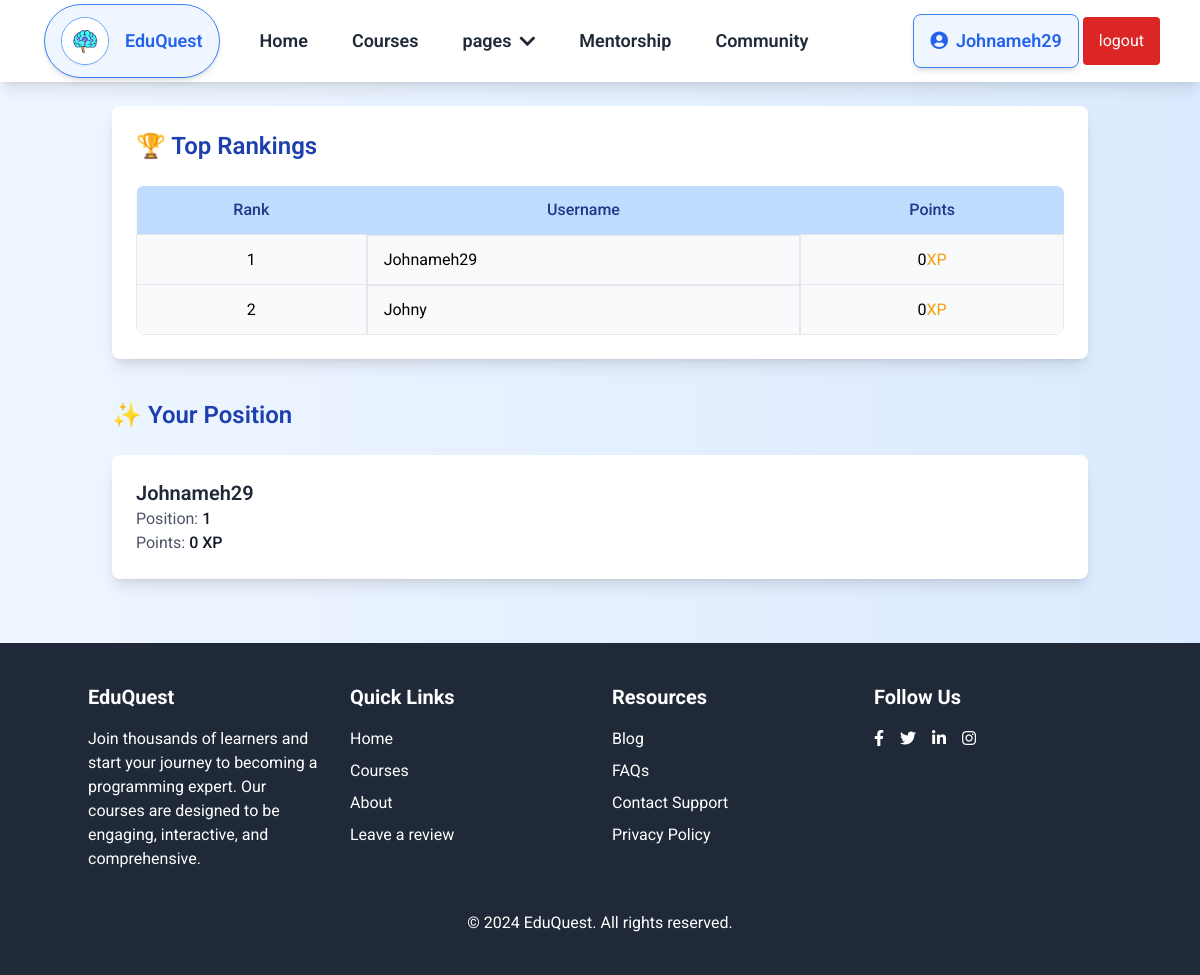
The page /pages/leaderboard_page.php (signed in) on the database as committed earlier.
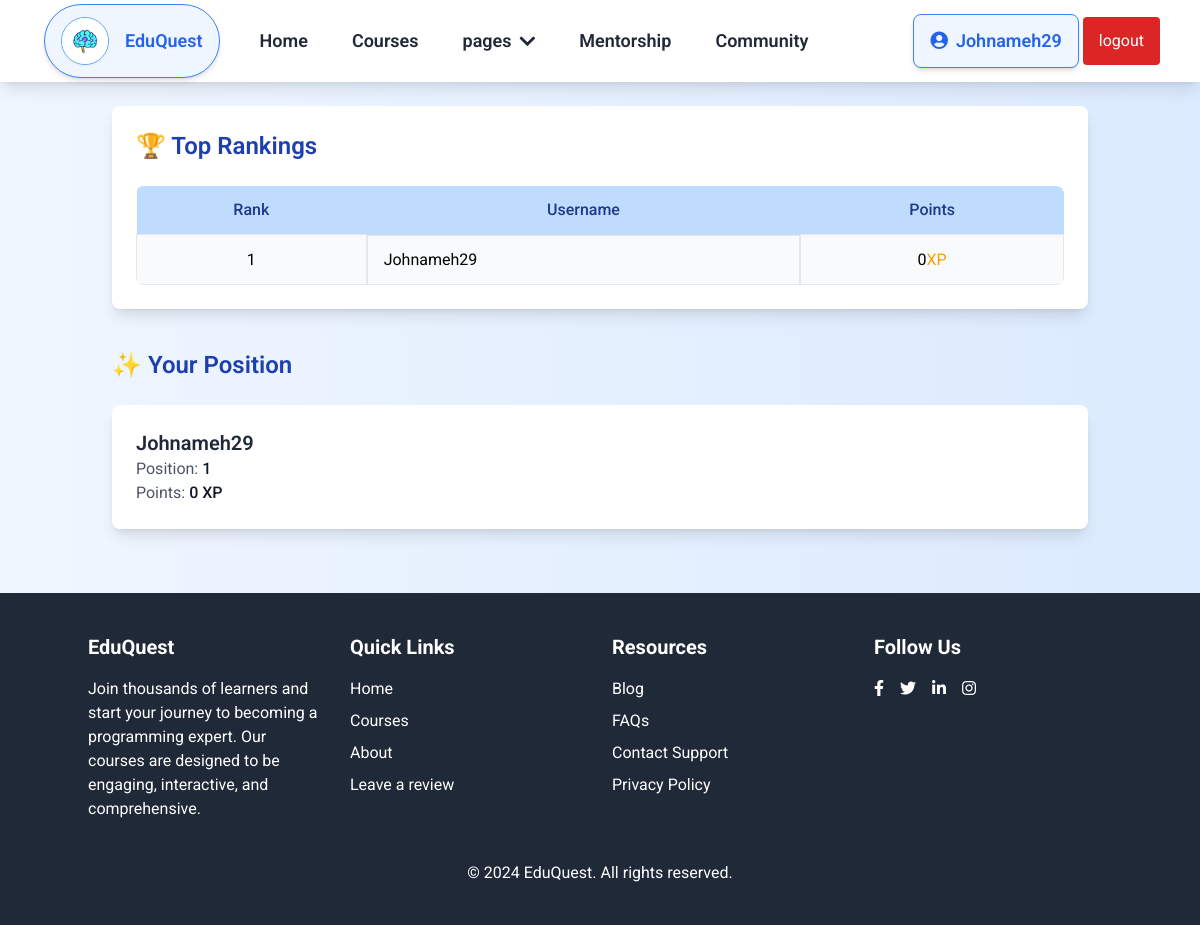
The same page on the database as committed later.
### tables this page shows
CREATE TABLE `users` (
  `id` int(11) NOT NULL,
  `user_id` varchar(30) NOT NULL,
  `username` varchar(30) NOT NULL,
  `name` varchar(50) NOT NULL,
  `email` varchar(50) NOT NULL,
  `password` varchar(255) NOT NULL,
  `bio` varchar(255) NOT NULL,
  `image_path` varchar(255) NOT NULL,
  `account_type` varchar(30) NOT NULL,
  `badge` varchar(255) NOT NULL,
  `score` int(11) DEFAULT 0,
  `level` int(11) DEFAULT 1,
  `completed_courses` text DEFAULT '[]',
  `fb` varchar(50) NOT NULL,
  `tw` varchar(50) NOT NULL,
  `yt` varchar(50) NOT NULL,
  `date` date DEFAULT NULL,
  `is_active` tinyint(1) DEFAULT 0,
  `signup_date` datetime DEFAULT current_timestamp()
);

### pages/assets/user_auth.php (called while the page is built)
<?php
function getUser(){
    $userId = $_SESSION['auth'];
    $query = "SELECT * from users where user_id = '$userId' LIMIT 1";
    $DB = new Database();
    $result = $DB->read($query);
    if ($result){
        $user_data = $result[0];
        return $user_data;
    }
}

### pages/php/db.php (called while the page is built, shortened)
<?php
    class Database
    {
        private $host = "localhost";
        private $username = "root";
        private $password = "";
        private $db = "learning_app";
        function connect()
        {
            $connection = mysqli_connect($this->host,$this->username,$this->password,$this->db);
            return $connection;
        }
        function read($query)
        {
            $conn = $this->connect();
            $result = mysqli_query($conn,$query);
        if(!$result)
        {
            return false;
        }else
        {
            $data = false;
            while($row = mysqli_fetch_assoc($result))
            {
                $data[] = $row;
            }
            return $data;
        }
        }
    }

### pages/assets/leaderboard_page_inc.php (called while the page is built, shortened)
<?php
$user_data = getUser();
$servername = "localhost";
$username = "root";
$password = "";
$dbname = "learning_app";
$conn = new mysqli($servername, $username, $password, $dbname);
$user = $user_data['account_type'];
$topUsersQuery = "SELECT username, score FROM users where account_type = '$user' ORDER BY score DESC LIMIT 50";
$topUsersResult = $conn->query($topUsersQuery);
$user_id = $user_data["id"];
$currentUserId = $user_id;
$userPositionQuery = "
    SELECT username, score, FIND_IN_SET(score, (SELECT GROUP_CONCAT(score ORDER BY score DESC) FROM users)) AS position
    FROM users
    WHERE id = $currentUserId";
$currentUserResult = $conn->query($userPositionQuery);
?>

### pages/leaderboard_page.php (the view, shortened to what this page needs)
<?php
include("./assets/header_pages.php");
include("./assets/leaderboard_page_inc.php");
?>
<!DOCTYPE html>
<html lang="en">
<head>
  <script src="https://cdn.tailwindcss.com"></script>
  <link
    href="https://cdnjs.cloudflare.com/ajax/libs/font-awesome/5.15.3/css/all.min.css"
    rel="stylesheet" />
</head>
<body class="bg-gradient-to-r from-blue-50 to-blue-100 font-roboto">
  <div class="container mx-auto p-6">
    <main>
      <div class="bg-white p-6 rounded-lg shadow-lg">
        <h2 class="text-2xl font-semibold text-blue-800 mb-6">🏆 Top Rankings</h2>
        <?php if ($topUsersResult->num_rows > 0): ?>
          <table class="w-full border-collapse bg-gray-50 rounded-lg overflow-hidden">
            <thead>
              <tr class="bg-blue-200 text-blue-900">
                <th class="px-4 py-3 font-medium">Rank</th>
                <th class="px-4 py-3 font-medium">Username</th>
                <th class="px-4 py-3 font-medium">Points</th>
              </tr>
            </thead>
            <tbody>
              <?php $rowCount = 0; ?>
              <?php while ($row = $topUsersResult->fetch_assoc()): ?>
                <?php $rowCount++; ?>
                <tr class="hover:bg-blue-100 transition">
                  <td class="border px-4 py-3 text-center"><?php echo $rowCount; ?></td>
                  <td class="border px-4 py-3 flex items-center">
                    <?php echo htmlspecialchars($row['username']); ?>
                  </td>
                  <td class="border px-4 py-3 text-center"><?php echo htmlspecialchars($row['score']); ?><span class="text-amber-500">XP</span></td>
                </tr>
              <?php endwhile; ?>
            </tbody>
          </table>
        <?php else: ?>
          <p class="text-center text-gray-500 mt-6">No users found.</p>
        <?php endif; ?>
      </div>
      <h6 class="text-2xl font-semibold text-blue-800 mt-10 mb-6">✨ Your Position</h6>
      <?php if ($currentUserResult->num_rows > 0): ?>
        <?php while ($row = $currentUserResult->fetch_assoc()): ?>
          <div class="bg-white p-6 rounded-lg shadow-lg flex items-center gap-6">
            <div>
              <h3 class="text-xl font-semibold text-gray-800"><?php echo htmlspecialchars($row['username']); ?></h3>
              <p class="text-gray-600">Position: <span class="font-medium text-gray-900"><?php echo htmlspecialchars($row['position']); ?></span></p>
              <p class="text-gray-600">Points: <span class="font-medium text-gray-900"><?php echo htmlspecialchars($row['score']); ?> XP</span></p>
            </div>
          </div>
        <?php endwhile; ?>
      <?php else: ?>
        <p class="text-center text-gray-500">Current user not found.</p>
      <?php endif; ?>
    </main>
  </div>
  <?php include("./assets/footer_pages.php") ?>
</body>
</html>

### pages/assets/header_pages.php (shortened to what this page needs)
<?php
include("./assets/user_auth.php");
$user_data = getUser();
?>
<!DOCTYPE html>
<html lang="en">
<head>
    <script src="https://cdn.tailwindcss.com"></script>
    <link href="https://cdnjs.cloudflare.com/ajax/libs/font-awesome/5.15.3/css/all.min.css" rel="stylesheet" />
</head>
<body>
    <nav id="content" class="hidden bg-white shadow-lg">
        <div class="max-w-6xl mx-auto px-4">
            <div class="flex justify-between">
                <div class="flex space-x-4">
                    <div>
                        <a
                            class="flex items-center gap-4 m-1 py-3 px-4 rounded-full shadow-md border border-blue-500 bg-blue-50 hover:bg-blue-100 hover:shadow-lg transition-all duration-300 ease-in-out"
                            href="../dashboard.php">
                            <img
                                alt="EduQuest Logo"
                                class="w-12 h-12 rounded-full border border-blue-400 shadow-sm"
                                src="./img/brain.jpg" />
                            <span class="text-lg font-semibold text-blue-600 hover:text-blue-800">
                                EduQuest
                            </span>
                        </a>
                    </div>
                    <div class="hidden lg:flex items-center space-x-1">
                        <a class="py-4 px-5 text-gray-800 hover:text-blue-600 transition-all duration-300 ease-in-out font-semibold text-lg" href="../dashboard.php">
                            Home
                        </a>
                        <a class="py-4 px-5 text-gray-800 hover:text-blue-600 transition-all duration-300 ease-in-out font-semibold text-lg" href="../courses.php">
                            Courses
                        </a>
                        <div class="relative">
                            <button id="pagesDropdownButton" class="py-4 px-5 text-gray-800 hover:text-blue-600 focus:outline-none font-semibold text-lg flex items-center space-x-2 transition-all duration-300 ease-in-out">
                                pages
                                <i class="fas fa-chevron-down ml-2"></i>
                            </button>
                        </div>
                        <a class="py-4 px-5 text-gray-800 hover:text-blue-600 transition-all duration-300 ease-in-out font-semibold text-lg" href="./Learner_Mentor.php">
                            Mentorship
                        </a>
                        <a class="py-4 px-5 text-gray-800 hover:text-blue-600 transition-all duration-300 ease-in-out font-semibold text-lg" href="./forum/index.php">
                            Community
                        </a>
                    </div>
                </div>
                <div class="lg:flex items-center space-x-1 hidden">
                    <a href="../profile_page.php" class="flex items-center gap-4 py-3 px-4 rounded-lg shadow-md border border-blue-500 bg-blue-50 hover:bg-blue-100 hover:shadow-lg transition-all duration-300 ease-in-out space-x-3">
                        <span class="text-lg font-semibold text-blue-600 hover:text-blue-800">
                            <i class="fas fa-user-circle text-gray pe-2"></i><?= $user_data['username'] ?>
                        </span>
                    </a>
                    <a class="py-3 px-4 bg-red-600 text-white rounded hover:bg-red-500" href="../logout.php">
                        logout
                    </a>
                </div>
            </div>
        </div>
    </nav>
</body>
</html>

### pages/assets/footer_pages.php (shortened to what this page needs)
<html lang="en">
<head>
    <script src="https://cdn.tailwindcss.com">
    </script>
    <link href="https://cdnjs.cloudflare.com/ajax/libs/font-awesome/5.15.3/css/all.min.css" rel="stylesheet" />
</head>
<body class="bg-gray-100 text-gray-800">
    <footer class="bg-gray-800 text-white p-4 py-10 mt-10">
        <div class="container mx-auto grid grid-cols-1 md:grid-cols-4 gap-6">
            <div>
                <h3 class="text-xl font-bold mb-4">
                    EduQuest
                </h3>
                <p>
                    Join thousands of learners and start your journey to becoming a programming expert. Our courses are designed to be engaging, interactive, and comprehensive.
                </p>
            </div>
            <div>
                <h3 class="text-xl font-bold mb-4">
                    Quick Links
                </h3>
                <ul>
                    <li class="mb-2">
                        <a class="hover:underline" href="../dashboard.php">
                            Home
                        </a>
                    </li>
                    <li class="mb-2">
                        <a class="hover:underline" href="../courses.php">
                            Courses
                        </a>
                    </li>
                    <li class="mb-2">
                        <a class="hover:underline" href="./about.php">
                            About
                        </a>
                    </li>
                    <li class="mb-2">
                        <a class="hover:underline" href="./reviews_page.php">
                            Leave a review
                        </a>
                    </li>
                </ul>
            </div>
            <div>
                <h3 class="text-xl font-bold mb-4">
                    Resources
                </h3>
                <ul>
                    <li class="mb-2">
                        <a class="hover:underline" href="#">
                            Blog
                        </a>
                    </li>
                    <li class="mb-2">
                        <a class="hover:underline" href="#">
                            FAQs
                        </a>
                    </li>
                    <li class="mb-2">
                        <a class="hover:underline" href="./contact.php">
                            Contact Support
                        </a>
                    </li>
                    <li class="mb-2">
                        <a class="hover:underline" href="#">
                            Privacy Policy
                        </a>
                    </li>
                </ul>
            </div>
            <div>
                <h3 class="text-xl font-bold mb-4">
                    Follow Us
                </h3>
                <div class="flex space-x-4">
                    <a class="hover:text-gray-400" href="#">
                        <i class="fab fa-facebook-f">
                        </i>
                    </a>
                    <a class="hover:text-gray-400" href="#">
                        <i class="fab fa-twitter">
                        </i>
                    </a>
                    <a class="hover:text-gray-400" href="#">
                        <i class="fab fa-linkedin-in">
                        </i>
                    </a>
                    <a class="hover:text-gray-400" href="#">
                        <i class="fab fa-instagram">
                        </i>
                    </a>
                </div>
            </div>
        </div>
        <div class="container mx-auto text-center mt-10">
            <p>
                © 2024 EduQuest. All rights reserved.
            </p>
        </div>
    </footer>
</body>
</html>

### pages/assets/footer_pages.php (style rules this page uses)
body { font-family: 'Roboto', sans-serif; }

Rows that differ between the two databases and show on the page:
removed users: username "Johny", score "0", shown under "🏆 Top Rankings"
